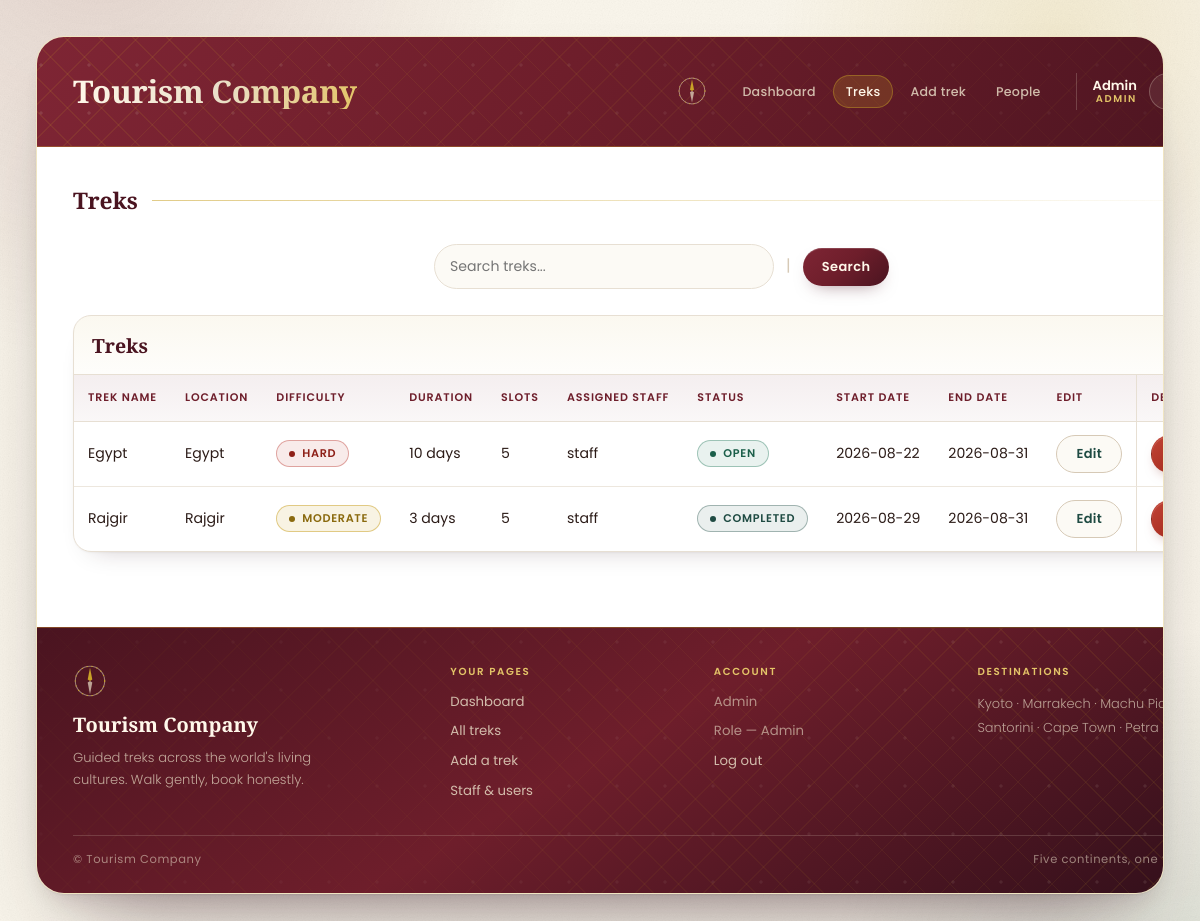
The app's page /all_treks (signed in) with its own data.
### models.py (models this page shows)
class trek(db.Model):
    trek_id = db.Column(db.Integer, primary_key = True)
    trek_name = db.Column(db.String, nullable = False)
    location = db.Column(db.String, nullable = False)
    difficulty = db.Column(db.String, nullable = False)
    duration_days = db.Column(db.Integer, nullable = False)
    available_slots = db.Column(db.Integer,  nullable = False)
    ass_staff_id = db.Column(db.Integer, nullable = False)
    status = db.Column(db.String, nullable = False)
    start_date = db.Column(db.Date, nullable = False)
    end_date = db.Column(db.Date, nullable = False)

class user(db.Model):
    user_id = db.Column(db.Integer, primary_key = True)
    name = db.Column(db.String, nullable = False)
    email = db.Column(db.String, unique = True,nullable = False)
    password = db.Column(db.String, nullable = False)
    phone = db.Column(db.String, nullable = False)
    address = db.Column(db.String, nullable = False)
    role = db.Column(db.String, nullable = False)
    status = db.Column(db.String, nullable = False)

### controller.py (the view, shortened to what this page needs)
@admin_routes.route("/all_treks", methods = ["GET"])
def all_treks():
    role = session.get("user_role")
    if role not in ("Admin", "User"):
        return redirect("/login")
    search_word = request.args.get("searchtrek", "").strip()
    query = db.session.query(trek)
    if role == "User":
        query = query.filter(trek.status == "Open")
    all_t = query.order_by(trek.start_date).all()
    if role == "Admin":
        return render_template('all_treks.html', all_t = all_t, search_word = search_word, staff_names = staff_name_map())
    booked_ids = {b.trek_id for b in booking.query.filter_by(user_id = session['user_id']).all()}
    return render_template("all_trek_user.html", all_t = all_t, search_word = search_word, staff_names = staff_name_map(), booked_ids = booked_ids)

### controller.py (called while the page is built)
def staff_name_map():
    return {s.user_id: s.name for s in db.session.query(user).filter(user.role == "Staff").all()}

### templates/all_treks.html (shortened to what this page needs)
<!doctype html>
<html lang="en">
  <head>
    <link rel="stylesheet" href="/static/main.css" />
    <link rel="stylesheet" href="/static/app_style.css" />
    <link rel="stylesheet" href="/static/app_layout.css" />
  </head>
  <body>
    <div class="container">
      <div>
        <h2 class="center">Tourism Company</h2>
        {% include "_topbar.html" %}
      </div>
      <div class="dashboard-form">
        <h3 class="center">Treks</h3>
        <div class="center">
          <form action="/all_treks" method="GET">
            <input type="text" name="searchtrek" value="{{ search_word }}" placeholder="Search treks..." /> |
            <input type="submit" value="Search" />
          </form>
        </div>
        <div class="table-wrap">
          <table class="center" name="Treks" border="1">
            <caption class="center">
              Treks{% if search_word %} matching "{{ search_word }}"{% endif %}
            </caption>
            <tr>
              <th>Trek Name</th>
              <th>Location</th>
              <th>Difficulty</th>
              <th>Duration</th>
              <th>Slots</th>
              <th>Assigned Staff</th>
              <th>Status</th>
              <th>Start Date</th>
              <th>End Date</th>
              <th>Edit</th>
              <th>Delete</th>
            </tr>
            {% for t in all_t %}
            <tr>
              <td data-label="Trek Name">{{ t.trek_name }}</td>
              <td data-label="Location">{{ t.location }}</td>
              <td data-label="Difficulty"><span class="pill pill-{{ t.difficulty|lower }}">{{ t.difficulty }}</span></td>
              <td data-label="Duration">{{ t.duration_days }} day{{ 's' if t.duration_days != 1 else '' }}</td>
              <td data-label="Slots">{{ t.available_slots }}</td>
              <td data-label="Assigned Staff">{{ staff_names.get(t.ass_staff_id, 'Unassigned') }}</td>
              <td data-label="Status"><span class="pill pill-{{ t.status|lower }}">{{ t.status }}</span></td>
              <td data-label="Start Date">{{ t.start_date }}</td>
              <td data-label="End Date">{{ t.end_date }}</td>
              <td data-label="Edit">
                <a href="/edit_trek/{{ t.trek_id }}" class="button-link">Edit</a>
              </td>
              <td data-label="Delete">
                <form action="/delete_trek/{{ t.trek_id }}" method="POST" style="display:inline;">
                  <button type="submit" class="button-link">Delete</button>
                </form>
              </td>
            </tr>
            {% else %}
            <tr class="is-empty">
              <td colspan="11">
                {% if search_word %}No treks match "{{ search_word }}".{% else %}No treks yet - add the first one.{% endif %}
              </td>
            </tr>
            {% endfor %}
          </table>
        </div>
      </div>
      {% include "_appfoot.html" %}
    </div>
  </body>
</html>

### templates/_topbar.html (shortened to what this page needs)
{% set role = session.get('user_role') %}
{% set home = '/admin_login' if role == 'Admin' else ('/staff_login' if role == 'Staff' else '/user_login') %}
<a class="topbar-brand" href="{{ home }}" aria-label="Tourism Company home">
</a>
<nav class="topbar-nav" aria-label="Sections">
  <a href="{{ home }}" {% if request.path == home %}aria-current="page"{% endif %}>Dashboard</a>
  {% if role == 'Admin' %}
    <a href="/all_treks" {% if request.path == '/all_treks' %}aria-current="page"{% endif %}>Treks</a>
    <a href="/trek_add" {% if request.path == '/trek_add' %}aria-current="page"{% endif %}>Add trek</a>
    <a href="/all_staffs_users" {% if request.path == '/all_staffs_users' %}aria-current="page"{% endif %}>People</a>
  {% elif role == 'User' %}
    <a href="/all_treks" {% if request.path == '/all_treks' %}aria-current="page"{% endif %}>Browse treks</a>
  {% endif %}
</nav>
<div class="topbar-user">
  <span class="topbar-who">
    <span class="topbar-name">{{ session.get('user_name', 'Signed in') }}</span>
    <span class="topbar-role">{{ role }}</span>
  </span>
  <a class="topbar-out" href="/logout">
  </a>
</div>

### templates/_appfoot.html (shortened to what this page needs)
{% set role = session.get('user_role') %}
{% set home = '/admin_login' if role == 'Admin' else ('/staff_login' if role == 'Staff' else '/user_login') %}
<footer class="appfoot">
  <div class="appfoot-grid">
    <div class="appfoot-brand">
      <span class="appfoot-mark" aria-hidden="true">
      </span>
      <p class="appfoot-name">Tourism Company</p>
      <p class="appfoot-line">Guided treks across the world's living cultures. Walk gently, book honestly.</p>
    </div>
    <nav class="appfoot-col" aria-label="Your pages">
      <h4>Your pages</h4>
      <a href="{{ home }}">Dashboard</a>
      {% if role == 'Admin' %}
        <a href="/all_treks">All treks</a>
        <a href="/trek_add">Add a trek</a>
        <a href="/all_staffs_users">Staff &amp; users</a>
      {% elif role == 'Staff' %}
        <a href="/staff_login">Assigned treks</a>
      {% else %}
        <a href="/all_treks">Browse treks</a>
        <a href="{{ home }}#bookings">My bookings</a>
      {% endif %}
    </nav>
    <nav class="appfoot-col" aria-label="Account">
      <h4>Account</h4>
      <span class="appfoot-static">{{ session.get('user_name', 'Signed in') }}</span>
      <span class="appfoot-static">Role — {{ role }}</span>
      <a href="/logout">Log out</a>
    </nav>
    <div class="appfoot-col">
      <h4>Destinations</h4>
      <p class="appfoot-dest">Kyoto · Marrakech · Machu Picchu · Santorini · Cape Town · Petra · Patagonia</p>
    </div>
  </div>
  <div class="appfoot-fine">
    <span>&copy; Tourism Company</span>
    <span>Five continents, one trail at a time.</span>
  </div>
</footer>

### static/app_style.css (style rules this page uses)
.container > div:has(> h2.center) { display:flex; flex-wrap:wrap; align-items:center; gap:14px 22px; }
.container > div > h2.center { margin-right:auto; }
.topbar-brand { display:inline-flex; align-items:center; color:var(--gold-pale); transition:transform .3s var(--ease),color .18s var(--ease); }
.topbar-mark { width:30px;height:30px;display:block; }
.topbar-nav { display:flex; flex-wrap:wrap; align-items:center; gap:4px; }
.topbar-nav a { position:relative; padding:7px 13px; border-radius:999px; color:rgba(234,223,200,.82); font-size:.79rem; font-weight:500; letter-spacing:.02em; text-decoration:none; white-space:nowrap; transition:color .18s var(--ease),background-color .18s var(--ease); }
.topbar-nav a::after { content:""; position:absolute; left:13px; right:13px; bottom:3px; height:1px; background:var(--gold); transform:scaleX(0); transform-origin:left; transition:transform .26s var(--ease); }
.topbar-nav a[aria-current="page"] { color:#FFF8EA; background:rgba(201,162,39,.2); box-shadow:inset 0 0 0 1px rgba(201,162,39,.42); }
.topbar-user { display:flex; align-items:center; gap:12px; padding-left:16px; border-left:1px solid rgba(234,223,200,.22); }
.topbar-who { display:grid;line-height:1.2;text-align:right; }
.topbar-name { font-size:.82rem; font-weight:600; color:#FFF8EA; white-space:nowrap; }
.topbar-role { font-size:.62rem; font-weight:600; letter-spacing:.16em; text-transform:uppercase; color:var(--gold-soft); }
.topbar-out { display:inline-flex; align-items:center; gap:7px; padding:8px 15px; border:1px solid rgba(234,223,200,.28); border-radius:999px; background:rgba(250,246,236,.07); color:var(--gold-pale); font-size:.76rem; font-weight:600; letter-spacing:.03em; text-decoration:none; white-space:nowrap; backdrop-filter:blur(2px); transition: background-color .2s var(--ease), border-color .2s var(--ease), color .2s var(--ease), transform .18s var(--ease); }
.container { animation:card-in .62s var(--ease) both; }
.container > div:has(> h2.center) > * { animation:head-in .55s var(--ease) both .1s; }
.dashboard-form > * { animation:block-in .5s var(--ease) both; }
.dashboard-form > *:nth-child(1) { animation-delay:.10s; }
.dashboard-form > *:nth-child(2) { animation-delay:.16s; }
.dashboard-form > *:nth-child(3) { animation-delay:.22s; }
.dashboard-form h3::after { transform-origin:left; animation:rule-draw .8s var(--ease) both .3s; }
.row-in { animation:row-in .42s var(--ease) both; animation-delay:calc(min(var(--row,0),14) * 45ms + .18s); }
.table-wrap tr { transition:background-color .18s var(--ease),box-shadow .22s var(--ease); }
.pill { transition:transform .18s var(--ease),box-shadow .2s var(--ease); }
.pill-open::before, .pill-pending::before, .pill-booked::before { animation:pill-pulse 2.6s var(--ease) infinite; }
.button-link, .dashboard-form button { position:relative;overflow:hidden; }
.button-link::after, .dashboard-form button::after { content:""; position:absolute; top:0; left:-120%; width:60%; height:100%; pointer-events:none; background:linear-gradient(100deg,transparent,rgba(255,255,255,.32),transparent); transition:left .55s var(--ease); }

### records on screen
trek: trek_name "Egypt", location "Egypt", difficulty "HARD", duration_days "10", duration_days "s", available_slots "5", status "OPEN", start_date "2026-08-22", end_date "2026-08-31"
user: get "staff"
trek: trek_name "Rajgir", location "Rajgir", difficulty "MODERATE", duration_days "3", duration_days "s", available_slots "5", status "COMPLETED", start_date "2026-08-29", end_date "2026-08-31"
user: get "staff"

### other values on screen
{{ session.get('user_name', 'Signed in') }} "Admin"
{{ role }} "ADMIN"
{{ role }} "Admin"
